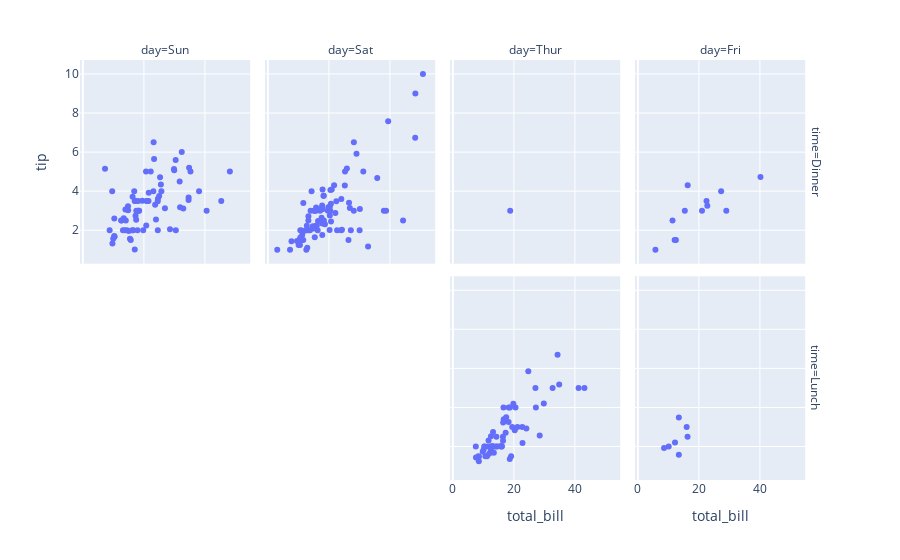

Notebook code for this chart:
### Code cell
#exploring vs. day
fig = px.scatter(df, x="total_bill", y="tip", facet_col = "day", facet_row="time") 
fig.show()

### Figure 1 — Plotly figure (JSON) as saved in the notebook; plotly's stock layout.template omitted (floating-point values rounded to 4 significant figures)
{"data": [{"hovertemplate": "time=Dinner<br>day=Sun<br>total_bill=%{x}<br>tip=%{y}<extra></extra>", "legendgroup": "", "marker": {"color": "#636efa", "symbol": "circle"}, "mode": "markers", "name": "", "orientation": "v", "showlegend": false, "type": "scatter", "x": [16.99, 10.34, 21.01, 23.68, 24.59, 25.29, 8.77, 26.88, 15.04, 14.78, 10.27, 35.26, 15.42, 18.43, 14.83, 21.58, 10.33, 16.29, 16.97, 17.46, 13.94, 9.68, 30.4, 18.29, 22.23, 32.4, 28.55, 18.04, 12.54, 10.29, 34.81, 9.94, 25.56, 19.49, 38.07, 23.95, 25.71, 17.31, 29.93, 14.07, 13.13, 17.26, 24.55, 19.77, 29.85, 48.17, 25, 13.39, 16.49, 21.5, 12.66, 16.21, 13.81, 17.51, 24.52, 20.76, 31.71, 7.25, 31.85, 16.82, 32.9, 17.89, 14.48, 9.6, 34.63, 34.65, 23.33, 45.35, 23.17, 40.55, 20.69, 20.9, 30.46, 18.15, 23.1, 15.69], "xaxis": "x5", "y": [1.01, 1.66, 3.5, 3.31, 3.61, 4.71, 2, 3.12, 1.96, 3.23, 1.71, 5, 1.57, 3, 3.02, 3.92, 1.67, 3.71, 3.5, 2.54, 3.06, 1.32, 5.6, 3, 5, 6, 2.05, 3, 2.5, 2.6, 5.2, 1.56, 4.34, 3.51, 4, 2.55, 4, 3.5, 5.07, 2.5, 2, 2.74, 2, 2, 5.14, 5, 3.75, 2.61, 2, 3.5, 2.5, 2, 2, 3, 3.48, 2.24, 4.5, 5.15, 3.18, 4, 3.11, 2, 2, 4, 3.55, 3.68, 5.65, 3.5, 6.5, 3, 5, 3.5, 2, 3.5, 4, 1.5], "yaxis": "y5"}, {"hovertemplate": "time=Dinner<br>day=Sat<br>total_bill=%{x}<br>tip=%{y}<extra></extra>", "legendgroup": "", "marker": {"color": "#636efa", "symbol": "circle"}, "mode": "markers", "name": "", "orientation": "v", "showlegend": false, "type": "scatter", "x": [20.65, 17.92, 20.29, 15.77, 39.42, 19.82, 17.81, 13.37, 12.69, 21.7, 19.65, 9.55, 18.35, 15.06, 20.69, 17.78, 24.06, 16.31, 16.93, 18.69, 31.27, 16.04, 38.01, 26.41, 11.24, 48.27, 20.29, 13.81, 11.02, 18.29, 17.59, 20.08, 16.45, 3.07, 20.23, 15.01, 12.02, 17.07, 26.86, 25.28, 14.73, 10.51, 17.92, 44.3, 22.42, 20.92, 15.36, 20.49, 25.21, 18.24, 14.31, 14, 7.25, 10.59, 10.63, 50.81, 15.81, 26.59, 38.73, 24.27, 12.76, 30.06, 25.89, 48.33, 13.27, 28.17, 12.9, 28.15, 11.59, 7.74, 30.14, 20.45, 13.28, 22.12, 24.01, 15.69, 11.61, 10.77, 15.53, 10.07, 12.6, 32.83, 35.83, 29.03, 27.18, 22.67, 17.82], "xaxis": "x6", "y": [3.35, 4.08, 2.75, 2.23, 7.58, 3.18, 2.34, 2, 2, 4.3, 3, 1.45, 2.5, 3, 2.45, 3.27, 3.6, 2, 3.07, 2.31, 5, 2.24, 3, 1.5, 1.76, 6.73, 3.21, 2, 1.98, 3.76, 2.64, 3.15, 2.47, 1, 2.01, 2.09, 1.97, 3, 3.14, 5, 2.2, 1.25, 3.08, 2.5, 3.48, 4.08, 1.64, 4.06, 4.29, 3.76, 4, 3, 1, 1.61, 2, 10, 3.16, 3.41, 3, 2.03, 2.23, 2, 5.16, 9, 2.5, 6.5, 1.1, 3, 1.5, 1.44, 3.09, 3, 2.72, 2.88, 2, 3, 3.39, 1.47, 3, 1.25, 1, 1.17, 4.67, 5.92, 2, 2, 1.75], "yaxis": "y6"}, {"hovertemplate": "time=Dinner<br>day=Thur<br>total_bill=%{x}<br>tip=%{y}<extra></extra>", "legendgroup": "", "marker": {"color": "#636efa", "symbol": "circle"}, "mode": "markers", "name": "", "orientation": "v", "showlegend": false, "type": "scatter", "x": [18.78], "xaxis": "x7", "y": [3], "yaxis": "y7"}, {"hovertemplate": "time=Dinner<br>day=Fri<br>total_bill=%{x}<br>tip=%{y}<extra></extra>", "legendgroup": "", "marker": {"color": "#636efa", "symbol": "circle"}, "mode": "markers", "name": "", "orientation": "v", "showlegend": false, "type": "scatter", "x": [28.97, 22.49, 5.75, 16.32, 22.75, 40.17, 27.28, 12.03, 21.01, 12.46, 11.35, 15.38], "xaxis": "x8", "y": [3, 3.5, 1, 4.3, 3.25, 4.73, 4, 1.5, 3, 1.5, 2.5, 3], "yaxis": "y8"}, {"hovertemplate": "time=Lunch<br>day=Thur<br>total_bill=%{x}<br>tip=%{y}<extra></extra>", "legendgroup": "", "marker": {"color": "#636efa", "symbol": "circle"}, "mode": "markers", "name": "", "orientation": "v", "showlegend": false, "type": "scatter", "x": [27.2, 22.76, 17.29, 19.44, 16.66, 10.07, 32.68, 15.98, 34.83, 13.03, 18.28, 24.71, 21.16, 10.65, 12.43, 24.08, 11.69, 13.42, 14.26, 15.95, 12.48, 29.8, 8.52, 14.52, 11.38, 22.82, 19.08, 20.27, 11.17, 12.26, 18.26, 8.51, 10.33, 14.15, 16, 13.16, 17.47, 34.3, 41.19, 27.05, 16.43, 8.35, 18.64, 11.87, 9.78, 7.51, 19.81, 28.44, 15.48, 16.58, 7.56, 10.34, 43.11, 13, 13.51, 18.71, 12.74, 13, 16.4, 20.53, 16.47], "xaxis": "x3", "y": [4, 3, 2.71, 3, 3.4, 1.83, 5, 2.03, 5.17, 2, 4, 5.85, 3, 1.5, 1.8, 2.92, 2.31, 1.68, 2.5, 2, 2.52, 4.2, 1.48, 2, 2, 2.18, 1.5, 2.83, 1.5, 2, 3.25, 1.25, 2, 2, 2, 2.75, 3.5, 6.7, 5, 5, 2.3, 1.5, 1.36, 1.63, 1.73, 2, 4.19, 2.56, 2.02, 4, 1.44, 2, 5, 2, 2, 4, 2.01, 2, 2.5, 4, 3.23], "yaxis": "y3"}, {"hovertemplate": "time=Lunch<br>day=Fri<br>total_bill=%{x}<br>tip=%{y}<extra></extra>", "legendgroup": "", "marker": {"color": "#636efa", "symbol": "circle"}, "mode": "markers", "name": "", "orientation": "v", "showlegend": false, "type": "scatter", "x": [12.16, 13.42, 8.58, 15.98, 13.42, 16.27, 10.09], "xaxis": "x4", "y": [2.2, 3.48, 1.92, 3, 1.58, 2.5, 2], "yaxis": "y4"}], "layout": {"annotations": [{"font": {}, "showarrow": false, "text": "day=Sun", "x": 0.115, "xanchor": "center", "xref": "paper", "y": 1, "yanchor": "bottom", "yref": "paper"}, {"font": {}, "showarrow": false, "text": "day=Sat", "x": 0.365, "xanchor": "center", "xref": "paper", "y": 1, "yanchor": "bottom", "yref": "paper"}, {"font": {}, "showarrow": false, "text": "day=Thur", "x": 0.615, "xanchor": "center", "xref": "paper", "y": 1, "yanchor": "bottom", "yref": "paper"}, {"font": {}, "showarrow": false, "text": "day=Fri", "x": 0.865, "xanchor": "center", "xref": "paper", "y": 1, "yanchor": "bottom", "yref": "paper"}, {"font": {}, "showarrow": false, "text": "time=Lunch", "textangle": 90, "x": 0.98, "xanchor": "left", "xref": "paper", "y": 0.2425, "yanchor": "middle", "yref": "paper"}, {"font": {}, "showarrow": false, "text": "time=Dinner", "textangle": 90, "x": 0.98, "xanchor": "left", "xref": "paper", "y": 0.7575, "yanchor": "middle", "yref": "paper"}], "legend": {"tracegroupgap": 0}, "margin": {"t": 60}, "xaxis": {"anchor": "y", "domain": [0, 0.23], "title": {"text": "total_bill"}}, "xaxis2": {"anchor": "y2", "domain": [0.25, 0.48], "matches": "x", "title": {"text": "total_bill"}}, "xaxis3": {"anchor": "y3", "domain": [0.5, 0.73], "matches": "x", "title": {"text": "total_bill"}}, "xaxis4": {"anchor": "y4", "domain": [0.75, 0.98], "matches": "x", "title": {"text": "total_bill"}}, "xaxis5": {"anchor": "y5", "domain": [0, 0.23], "matches": "x", "showticklabels": false}, "xaxis6": {"anchor": "y6", "domain": [0.25, 0.48], "matches": "x", "showticklabels": false}, "xaxis7": {"anchor": "y7", "domain": [0.5, 0.73], "matches": "x", "showticklabels": false}, "xaxis8": {"anchor": "y8", "domain": [0.75, 0.98], "matches": "x", "showticklabels": false}, "yaxis": {"anchor": "x", "domain": [0, 0.485], "title": {"text": "tip"}}, "yaxis2": {"anchor": "x2", "domain": [0, 0.485], "matches": "y", "showticklabels": false}, "yaxis3": {"anchor": "x3", "domain": [0, 0.485], "matches": "y", "showticklabels": false}, "yaxis4": {"anchor": "x4", "domain": [0, 0.485], "matches": "y", "showticklabels": false}, "yaxis5": {"anchor": "x5", "domain": [0.515, 1], "matches": "y", "title": {"text": "tip"}}, "yaxis6": {"anchor": "x6", "domain": [0.515, 1], "matches": "y", "showticklabels": false}, "yaxis7": {"anchor": "x7", "domain": [0.515, 1], "matches": "y", "showticklabels": false}, "yaxis8": {"anchor": "x8", "domain": [0.515, 1], "matches": "y", "showticklabels": false}}}
